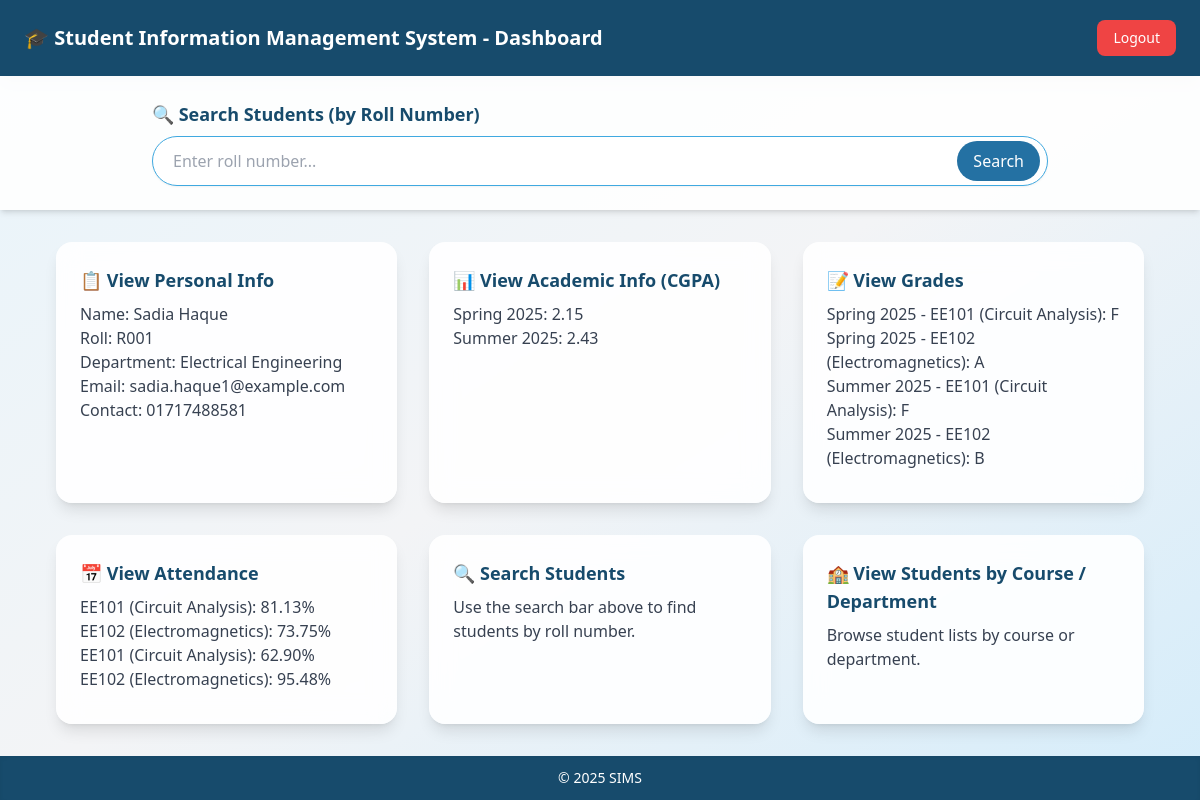
The page /student_dashboard.php?id=1 on the database its author committed.
### tables this page shows
CREATE TABLE students (
  student_id INT PRIMARY KEY AUTO_INCREMENT,
  roll_number VARCHAR(20) UNIQUE NOT NULL,
  first_name VARCHAR(50) NOT NULL,
  last_name VARCHAR(50) NOT NULL,
  dob DATE NOT NULL,
  contact_number VARCHAR(15),
  email VARCHAR(100) UNIQUE NOT NULL,
  address TEXT,
  department_id INT,
  FOREIGN KEY (department_id) REFERENCES departments(department_id)
);

CREATE TABLE departments (
  department_id INT PRIMARY KEY AUTO_INCREMENT,
  department_name VARCHAR(100) UNIQUE NOT NULL
);

CREATE TABLE academic_info (
  academic_id INT PRIMARY KEY AUTO_INCREMENT,
  student_id INT,
  semester VARCHAR(20),
  cgpa DECIMAL(3,2) NOT NULL,
  FOREIGN KEY (student_id) REFERENCES students(student_id)
);

CREATE TABLE grades (
  grade_id INT PRIMARY KEY AUTO_INCREMENT,
  student_id INT,
  course_code VARCHAR(10),
  semester VARCHAR(20),
  grade VARCHAR(2) NOT NULL,
  FOREIGN KEY (student_id) REFERENCES students(student_id),
  FOREIGN KEY (course_code) REFERENCES courses(course_code)
);

CREATE TABLE courses (
  course_code VARCHAR(10) PRIMARY KEY,
  course_name VARCHAR(100) NOT NULL,
  department_id INT,
  FOREIGN KEY (department_id) REFERENCES departments(department_id)
);

CREATE TABLE attendance (
  attendance_id INT PRIMARY KEY AUTO_INCREMENT,
  student_id INT,
  course_code VARCHAR(10),
  attendance_percentage DECIMAL(5,2),
  FOREIGN KEY (student_id) REFERENCES students(student_id),
  FOREIGN KEY (course_code) REFERENCES courses(course_code)
);

### student_dashboard.php (the view, shortened to what this page needs)
<?php
$servername = "localhost";
$username   = "root";
$password   = "";
$dbname     = "student_information_msdb";
$conn = new mysqli($servername, $username, $password, $dbname);
$student = null;
$cgpa_info = null;
$grades_info = null;
$attendance_info = null;
if (isset($_GET['id']) && is_numeric($_GET['id'])) {
    $student_id = intval($_GET['id']);
    $stmt = $conn->prepare("SELECT s.student_id, s.roll_number, s.first_name, s.last_name, s.dob, s.contact_number, s.email, s.address, d.department_name
                            FROM students s
                            LEFT JOIN departments d ON s.department_id = d.department_id
                            WHERE s.student_id = ?");
    $stmt->bind_param("i", $student_id);
    $stmt->execute();
    $student = $stmt->get_result()->fetch_assoc();
    $stmt = $conn->prepare("SELECT semester, cgpa FROM academic_info WHERE student_id = ?");
    $stmt->bind_param("i", $student_id);
    $stmt->execute();
    $cgpa_info = $stmt->get_result()->fetch_all(MYSQLI_ASSOC);
    $stmt = $conn->prepare("SELECT g.semester, g.course_code, c.course_name, g.grade
                            FROM grades g
                            JOIN courses c ON g.course_code = c.course_code
                            WHERE g.student_id = ?");
    $stmt->bind_param("i", $student_id);
    $stmt->execute();
    $grades_info = $stmt->get_result()->fetch_all(MYSQLI_ASSOC);
    $stmt = $conn->prepare("SELECT a.course_code, c.course_name, a.attendance_percentage
                            FROM attendance a
                            JOIN courses c ON a.course_code = c.course_code
                            WHERE a.student_id = ?");
    $stmt->bind_param("i", $student_id);
    $stmt->execute();
    $attendance_info = $stmt->get_result()->fetch_all(MYSQLI_ASSOC);
} else {
    header("Location: studentlogin.php");
    exit();
}
?>
<!DOCTYPE html>
<html lang="en">
  <head>
    <script src="https://cdn.tailwindcss.com"></script>
  </head>
  <body
    class="bg-gradient-to-br from-[#E8F4FB] via-gray-100 to-[#D4ECFA] font-sans min-h-screen flex flex-col"
  >
    <header
      class="bg-[#174B6C] text-white py-5 shadow-lg text-xl font-semibold flex justify-between items-center px-6"
    >
      <span>🎓 Student Information Management System - Dashboard</span>
      <a href="students_logout.php"
        class="bg-red-500 hover:bg-red-600 text-white px-4 py-2 rounded-lg text-sm font-medium transition">
        Logout
      </a>
    </header>
    <section class="bg-white/90 py-6 px-8 shadow-md">
      <div class="max-w-4xl mx-auto">
        <form method="POST">
          <label for="search" class="block text-lg font-semibold text-[#174B6C] mb-2">
            🔍 Search Students (by Roll Number)
          </label>
          <div class="relative">
            <input
              type="text"
              id="search"
              name="search_roll"
              placeholder="Enter roll number..."
              class="w-full px-5 py-3 rounded-full border border-[#40A9E0] shadow-sm focus:outline-none focus:ring-2 focus:ring-[#2471A3]"
            />
            <button
              type="submit"
              class="absolute right-2 top-1/2 transform -translate-y-1/2 bg-[#2471A3] text-white px-4 py-2 rounded-full hover:bg-[#174B6C] transition"
            >
              Search
            </button>
          </div>
        </form>
      </div>
    </section>
    <main
      class="flex-1 max-w-6xl mx-auto p-8 grid gap-8 sm:grid-cols-2 lg:grid-cols-3"
    >
      <div class="bg-white/90 backdrop-blur-md p-6 rounded-2xl shadow-lg">
        <h3 class="text-lg font-bold text-[#174B6C] mb-2">📋 View Personal Info</h3>
        <p class="text-gray-700">
          <?php if ($student): ?>
            Name: <?= htmlspecialchars($student['first_name'] . ' ' . $student['last_name']) ?><br>
            Roll: <?= htmlspecialchars($student['roll_number']) ?><br>
            Department: <?= htmlspecialchars($student['department_name']) ?><br>
            Email: <?= htmlspecialchars($student['email']) ?><br>
            Contact: <?= htmlspecialchars($student['contact_number']) ?>
          <?php endif; ?>
        </p>
      </div>
      <div class="bg-white/90 backdrop-blur-md p-6 rounded-2xl shadow-lg">
        <h3 class="text-lg font-bold text-[#174B6C] mb-2">📊 View Academic Info (CGPA)</h3>
        <p class="text-gray-700">
          <?php if ($cgpa_info): ?>
            <?php foreach ($cgpa_info as $row): ?>
              <?= htmlspecialchars($row['semester']) ?>: <?= htmlspecialchars($row['cgpa']) ?><br>
            <?php endforeach; ?>
          <?php endif; ?>
        </p>
      </div>
      <div class="bg-white/90 backdrop-blur-md p-6 rounded-2xl shadow-lg">
        <h3 class="text-lg font-bold text-[#174B6C] mb-2">📝 View Grades</h3>
        <p class="text-gray-700">
          <?php if ($grades_info): ?>
            <?php foreach ($grades_info as $row): ?>
              <?= htmlspecialchars($row['semester']) ?> - <?= htmlspecialchars($row['course_code']) ?> (<?= htmlspecialchars($row['course_name']) ?>): <?= htmlspecialchars($row['grade']) ?><br>
            <?php endforeach; ?>
          <?php endif; ?>
        </p>
      </div>
      <div class="bg-white/90 backdrop-blur-md p-6 rounded-2xl shadow-lg">
        <h3 class="text-lg font-bold text-[#174B6C] mb-2">📅 View Attendance</h3>
        <p class="text-gray-700">
          <?php if ($attendance_info): ?>
            <?php foreach ($attendance_info as $row): ?>
              <?= htmlspecialchars($row['course_code']) ?> (<?= htmlspecialchars($row['course_name']) ?>): <?= htmlspecialchars($row['attendance_percentage']) ?>%<br>
            <?php endforeach; ?>
          <?php endif; ?>
        </p>
      </div>
      <div class="bg-white/90 backdrop-blur-md p-6 rounded-2xl shadow-lg">
        <h3 class="text-lg font-bold text-[#174B6C] mb-2">🔍 Search Students</h3>
        <p class="text-gray-700">
          Use the search bar above to find students by roll number.
        </p>
      </div>
      <div class="bg-white/90 backdrop-blur-md p-6 rounded-2xl shadow-lg">
        <h3 class="text-lg font-bold text-[#174B6C] mb-2">🏫 View Students by Course / Department</h3>
        <p class="text-gray-700">
          Browse student lists by course or department.
        </p>
      </div>
    </main>
    <footer class="bg-[#174B6C] text-white text-center py-3 text-sm shadow-inner">
      © 2025 SIMS
    </footer>
  </body>
</html>

### rows shown on the page
students: first_name+last_name "Sadia Haque", roll_number "R001", department.department_name "Electrical Engineering", email "sadia.haque1@example.com", contact_number "01717488581"
academic_info: semester "Spring 2025", cgpa "2.15"
academic_info: semester "Summer 2025", cgpa "2.43"
grades: semester "Spring 2025", course_code "EE101", course_code.course_name "Circuit Analysis", grade "F"
grades: semester "Spring 2025", course_code "EE102", course_code.course_name "Electromagnetics", grade "A"
grades: semester "Summer 2025", course_code "EE101", course_code.course_name "Circuit Analysis", grade "F"
grades: semester "Summer 2025", course_code "EE102", course_code.course_name "Electromagnetics", grade "B"
attendance: course_code "EE101", course_code.course_name "Circuit Analysis", attendance_percentage "81.13"
attendance: course_code "EE102", course_code.course_name "Electromagnetics", attendance_percentage "73.75"
attendance: course_code "EE101", course_code.course_name "Circuit Analysis", attendance_percentage "62.90"
attendance: course_code "EE102", course_code.course_name "Electromagnetics", attendance_percentage "95.48"
